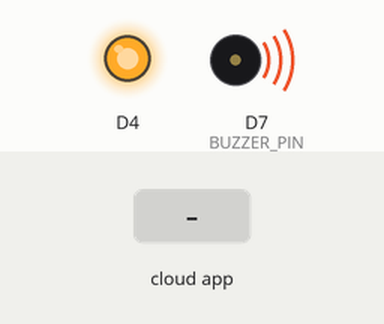
This sketch was run on a simulated ESP8266 (NodeMCU). Parts: output pins drawn as LEDs (lit = HIGH, except the on-board LED, lit = LOW), buzzer (waves = sounding, pin HIGH). Inputs (shaded band) come from the test bench. WiFi joins after 1.5 s; servers stay silent unless stated; the Firebase database answers and starts empty; what the sketch prints to the serial monitor is not drawn.

Above: at 0.1 s.
At 10.7 s:
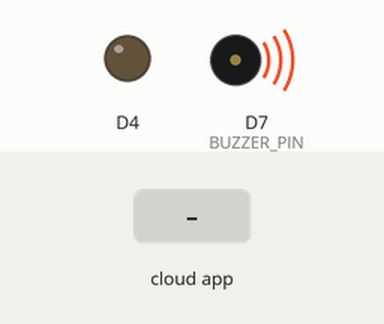
10.8 s: the phone or cloud app sets value to 1
13.8 s: the phone or cloud app sets value to 0
At 14.25 s:
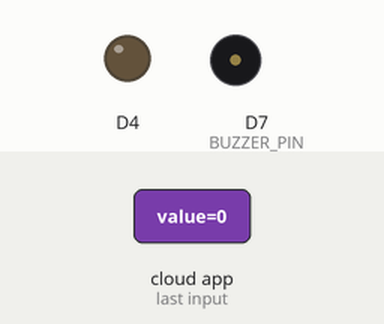
Timing chart, 0 to 17.0 s (numbered marks = the images above; inputs shaded):
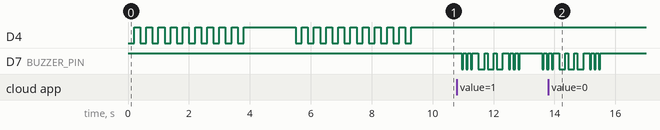

Measured:
- after the input at 13.8 s, D7 (BUZZER_PIN): goes on until 15.5 s, then stays HIGH

The sketch:

firebasebuzzer.ino
```cpp
#include <ESP8266WiFi.h>
#include <FirebaseESP8266.h>
#if defined(ESP8266)
#define BUZZER_PIN D7
// #elif defined(ESP32)
// #define RELAY_PIN 13
#endif
FirebaseConfig config;
FirebaseAuth auth;
FirebaseData fbdo;

#define DB_URL "https://long-bc130-default-rtdb.asia-southeast1.firebasedatabase.app/"
#define DB_SECRET "Gj0w1L8JKWJQmHzltn9lzsxxOVJZdbjLhxFIUi7c"
#define AP_SSID "HSU_Students"
#define AP_PASSWORD "dhhs12cnvch"

void setup() {
  Serial.begin(115200);
  initBuzzer();
  initWifi();
  initFirebase();
}

void loop() {
  int value = getValueFromFirebase();
  if (value) {
    sosBuzzer();
  } else {
    offBuzzer();
  }
  delay(500);
}

void initBuzzer() {
  pinMode(BUZZER_PIN, OUTPUT);
  offBuzzer();
}

void sosBuzzer() {
  for (int i = 1; i <= 3; i++){
    digitalWrite(BUZZER_PIN, LOW); delay(50);
     digitalWrite(BUZZER_PIN, HIGH); delay(100);
  }
  delay(100);
  for (int i = 1; i <= 3; i++){
    digitalWrite(BUZZER_PIN, LOW); delay(200);
     digitalWrite(BUZZER_PIN, HIGH); delay(100);
  }
   delay(100);
  for (int i = 1; i <= 3; i++){
    digitalWrite(BUZZER_PIN, LOW); delay(50);
     digitalWrite(BUZZER_PIN, HIGH); delay(100);
  }
}

void offBuzzer() {
  digitalWrite(BUZZER_PIN, HIGH);
}
void initWifi() {
  blinkBuiltinLed(10);
  Serial.print("\nConnecting to "); Serial.print(AP_SSID);
  WiFi.begin(AP_SSID, AP_PASSWORD);
  while (WiFi.status() != WL_CONNECTED) { delay(500); Serial.print("."); }
  Serial.print("\nWiFi connected, IP address: "); Serial.println(WiFi.localIP());
  WiFi.setAutoReconnect(true); WiFi.persistent(true);
  blinkBuiltinLed(10);
}

void blinkBuiltinLed(int n) {
  pinMode(BUILTIN_LED, OUTPUT);
  for (int i = 1; i <= n; i++) {
    #if defined(ESP8266)
      digitalWrite(BUILTIN_LED, LOW); delay(200);
      digitalWrite(BUILTIN_LED, HIGH); delay(200);
    #elif defined(ESP32)
      digitalWrite(BUILTIN_LED, HIGH); delay(200);
      digitalWrite(BUILTIN_LED, LOW); delay(200);
    #endif
  }
}
void initFirebase() {
  config.database_url = DB_URL;
  config.signer.tokens.legacy_token = DB_SECRET;
  Firebase.begin(&config, &auth);
  Firebase.reconnectNetwork(true);
}

int getValueFromFirebase() {
  int value = -1;
  if (Firebase.ready()) {
    if (Firebase.getInt(fbdo, "BUZZER/value")) value = fbdo.intData();
    Serial.println("value: " + String(value));
  }
  return value;
}
```
